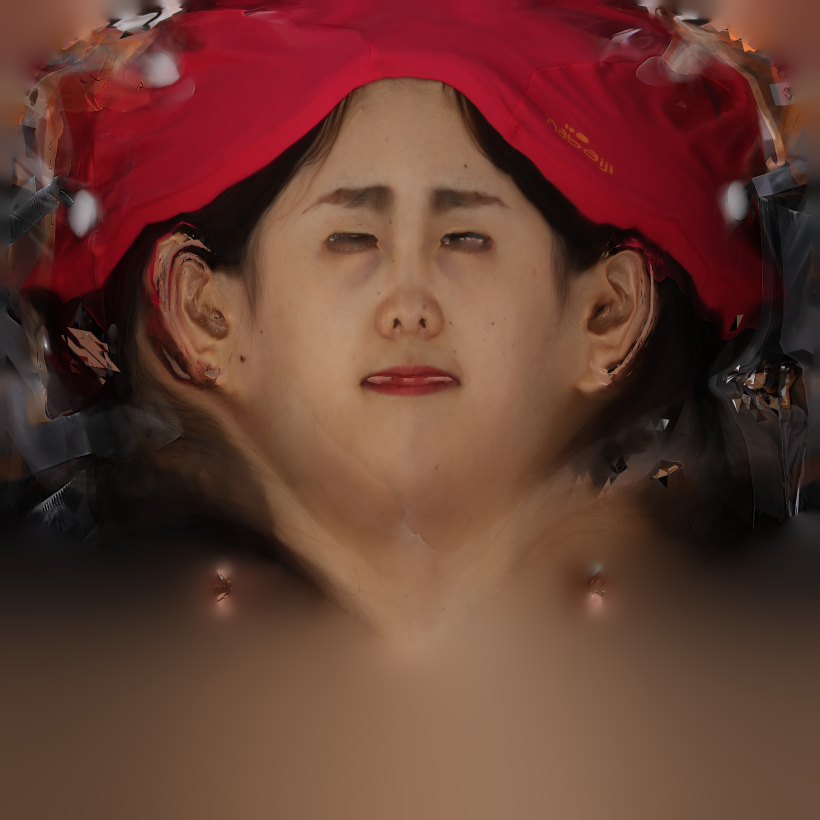
#> input picture images/samples/og/10_neutral.jpg, 4096 x 4096 px (shown at 1/5 size); its folder holds 4 pictures in this run
$ python downscale.py
#> lines starting #> are read from the running program, lines starting #| are printed output that depends on the picture
import glob
import os
from PIL import Image


paths = glob.glob('images/samples/og/*.jpg')


for path in paths:
    image = Image.open(path)
#> image is the input picture: PIL image 4096x4096 RGB; mean R, G, B 101.6, 60.3, 49.6
    image.thumbnail((512, 512), Image.BICUBIC)
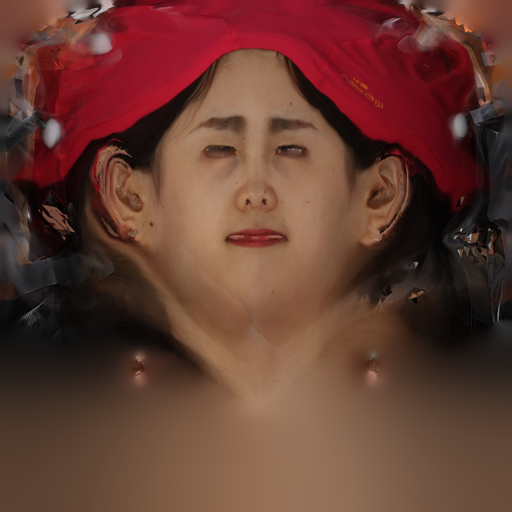
#> image: PIL image 512x512 RGB; mean R, G, B 101.7, 60.4, 49.7
    name = os.path.split(path)[-1]
    name = name.split('.')[0]
    image.save(os.path.join('images/samples/ds', f'{name}.png'))
#> pass 2 of the loop `for path in paths:`:
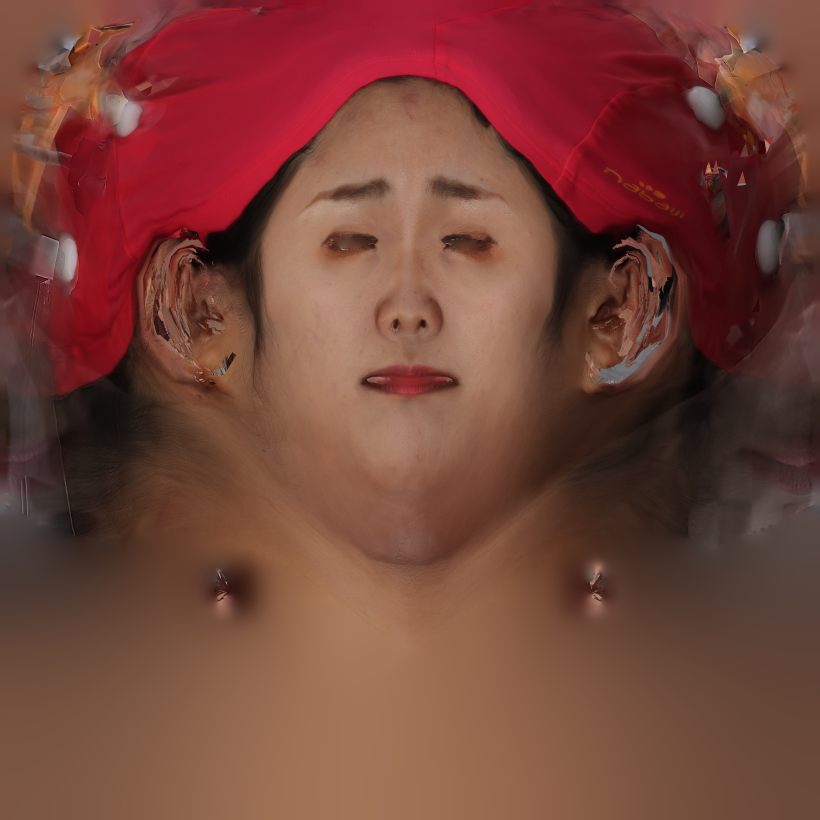
#> input picture images/samples/og/1_neutral.jpg, 4096 x 4096 px (shown at 1/5 size)
#> image is the input picture: PIL image 4096x4096 RGB; mean R, G, B 118.1, 67.2, 56.8
#> `image.thumbnail((512, 512), Image.BICUBIC)`:
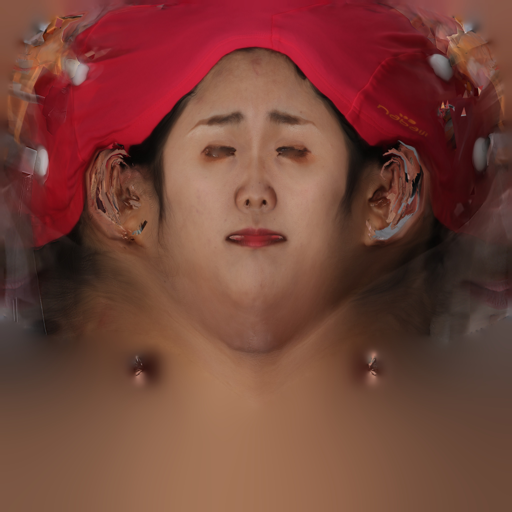
#> image: PIL image 512x512 RGB; mean R, G, B 118.1, 67.3, 56.8
#> pass 3 of the loop `for path in paths:`:
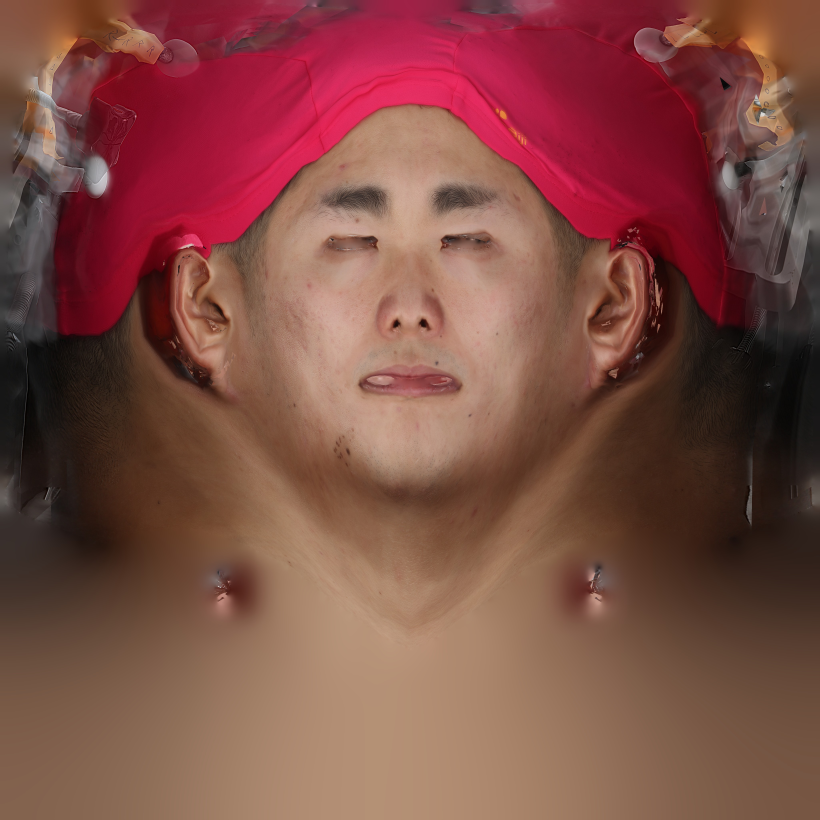
#> input picture images/samples/og/2_neutral.jpg, 4096 x 4096 px (shown at 1/5 size)
#> image is the input picture: PIL image 4096x4096 RGB; mean R, G, B 127.5, 76.8, 68.6
#> `image.thumbnail((512, 512), Image.BICUBIC)`:
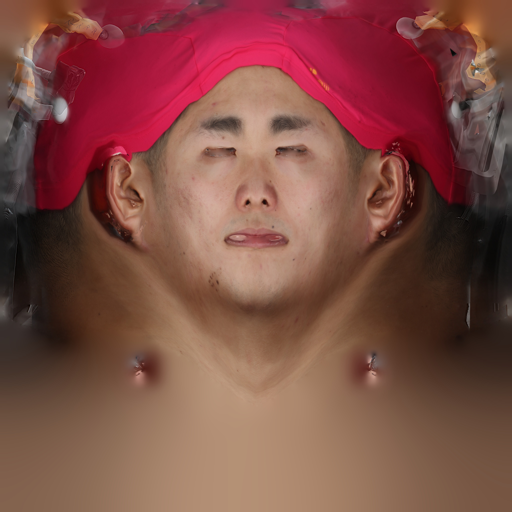
#> image: PIL image 512x512 RGB; mean R, G, B 127.5, 76.9, 68.6
#> the loop made 4 passes; the first 3 are shown
